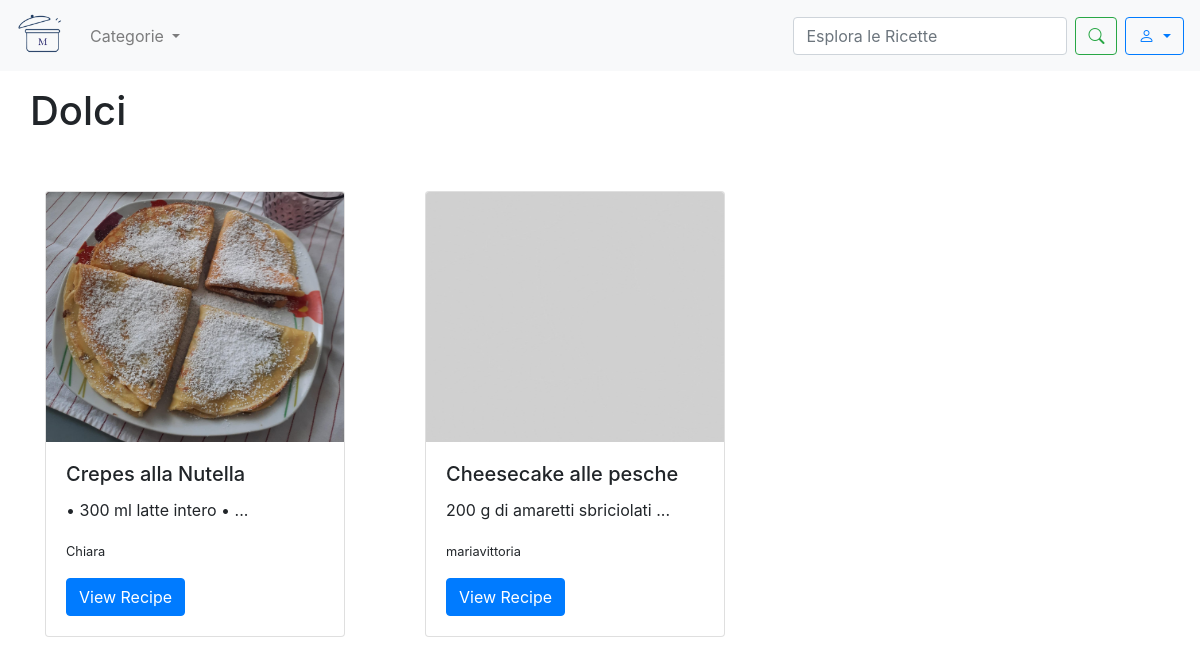
The page /dolci/ on the database as committed earlier.
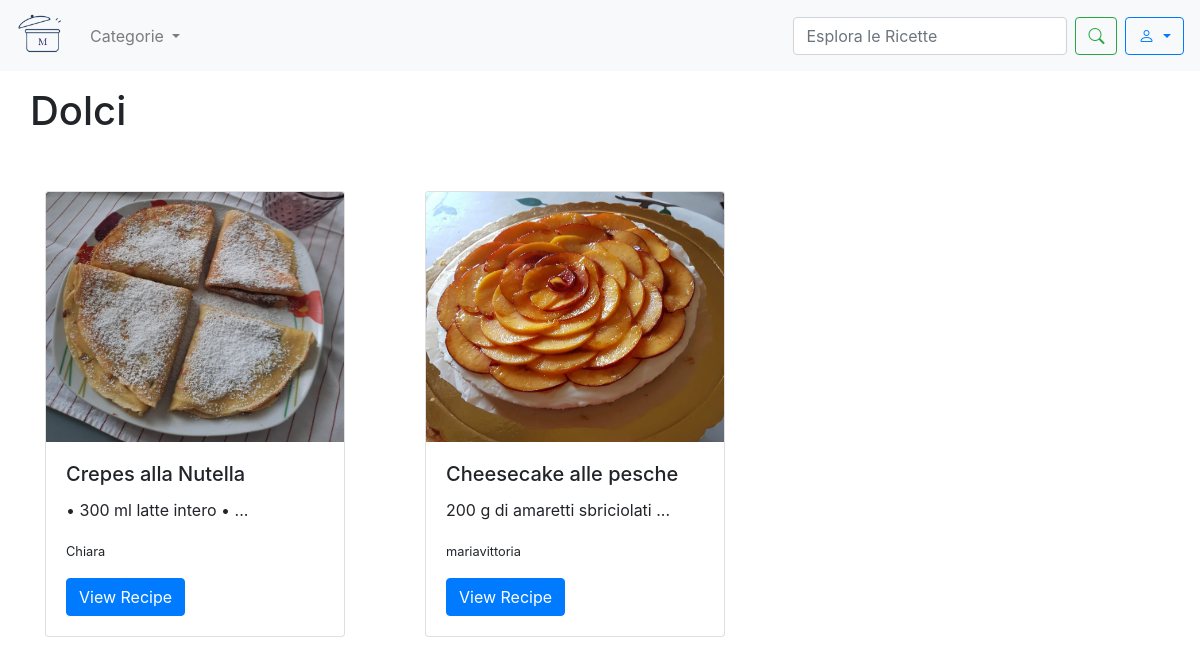
The same page on the database as committed later.
### sito/models.py (models this page shows, shortened)
class Recipe(models.Model):
    title = models.CharField(max_length=200)
    photo = models.ImageField(upload_to='recipes_photos/', blank=True, null=True)
    preparationtime = models.CharField(help_text="Totale tempo di preparazione (es: 1 hour 30 minutes)", max_length=200,
                                       blank=True, null=True)
    category = models.ForeignKey(Category, on_delete=models.CASCADE)
    user = models.ForeignKey('CustomUser', on_delete=models.CASCADE)
    ingredients = models.TextField()
    instructions = models.TextField()

class CustomUser(AbstractUser):
    profile_image = models.ImageField(upload_to='profile_images/', blank=True, null=True)
    def __str__(self):
        return self.username

### sito/views.py (the view)
# urls.py: path("dolci/", dolci, name='dolci'),
def dolci(request):
    category = Category.objects.get(name='Dolci')
    recipes = Recipe.objects.filter(category=category)
    context = {
        'recipes': recipes
    }
    return render(request, 'dolci.html', context)

### template/dolci.html (shortened to what this page needs)
<!DOCTYPE html>
{% load static %}
<html lang="it">
<head>
    <link rel="stylesheet" href="https://maxcdn.bootstrapcdn.com/bootstrap/4.5.2/css/bootstrap.min.css">
    <link rel="stylesheet" href="https://cdn.jsdelivr.net/npm/bootstrap-icons/font/bootstrap-icons.css">
</head>
<body>
    <nav class="navbar navbar-expand-lg navbar-light bg-light">
        <a class="navbar-brand" href="{% url 'homepage' %}">
            <img src="{% static 'images/logo.png' %}" alt="Logo" class="d-inline-block align-top" style="width: 50px">
        </a>
            <ul class="navbar-nav mr-auto">
                <li class="nav-item dropdown">
                  <div class="nav-link dropdown-toggle" role="button" data-toggle="dropdown" aria-expanded="false" id="CategoryDropdown">
                    Categorie
                  </div>
                </li>
            </ul>
            <form class="form-inline my-2 my-lg-0" method="GET" action="{% url 'search' %}">
                <input class="form-control mr-sm-2" type="search" name ="q" placeholder="Esplora le Ricette" aria-label="Search" required>
                <button class="btn btn-outline-success my-2 my-sm-0" type="submit"><i class="bi bi-search"></i></button>
            </form>
            <div class="dropdown ml-2">
                <button class="btn btn-outline-primary dropdown-toggle" type="button" id="userDropdown" data-toggle="dropdown" aria-haspopup="true" aria-expanded="false">
                    <i class="bi bi-person"></i>
                </button>
            </div>
    </nav>
    <div class="container mt-3">
        <div class="row">
            <h1 class="mx-0">Dolci</h1>
        </div>
    </div>
    <div class="container py-5">
        <div class="row">
            {% if recipes %}
                    {% for recipe in recipes %}
                    <div class="col-md-4 mb-4">
                        <div class="card mb-3" style="max-width: 300px;">
                                {% if recipe.photo %}
                                <img src=" {{ recipe.photo.url }} " class=" card-img-top rounded-start" alt="foto ricetta" style="max-height: 250px; overflow-y: hidden" >
                                {% else %}
                                <img src="{% static 'images/defaultrecipe.jpg' %}" class="card-img-top rounded-start" alt="foto ricetta" style="max-height: 250px; overflow-y: hidden">
                                {% endif %}
                                <div class="card-body">
                                    <h5 class="card-title">{{ recipe.title }}</h5>
                                    <p class="card-text">{{ recipe.ingredients|slice:":30" }}...</p>
                                    <p class="card-text"><small class="text-body-secondary">{{recipe.user}}</small></p>
                                    <a href="{% url 'recipe_detail' recipe.id %}" class="btn btn-primary">View Recipe</a>
                                </div>
                            </div>
                    </div>
                {% endfor %}
            {% else %}
                <p class="text-danger">Non ci sono ancora ricette in questa categoria. </p>
            {% endif %}
        </div>
    </div>
</body>
</html>

Rows that differ between the two databases and show on the page:
changed Recipe "Cheesecake alle pesche": photo: picture added
